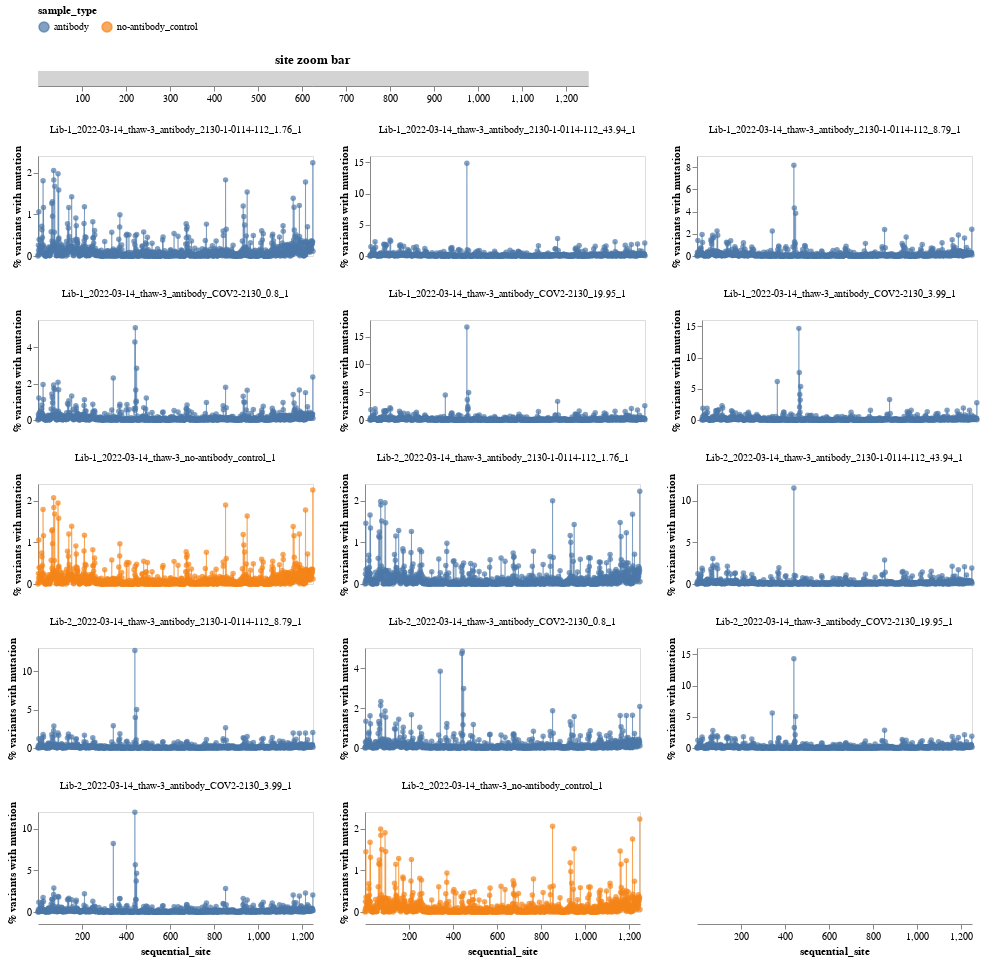

Notebook cell for this chart:
### Markdown cell above
Now plot the frequencies:

### Code cell
zoom_brush = alt.selection_interval(
    encodings=["x"],
    mark=alt.BrushConfig(stroke="black", strokeWidth=2),
)

zoom_bar = (
    alt.Chart(site_freqs[["sequential_site"]].drop_duplicates())
    .mark_rect(color="lightgrey")
    .encode(
        x=alt.X("sequential_site", title=None, scale=alt.Scale(nice=False, zero=False))
    )
    .add_params(zoom_brush)
    .properties(width=550, height=15, title="site zoom bar")
)

site_freqs_base = (
    alt.Chart(site_freqs_wide)
    .encode(
        x=alt.X("sequential_site", scale=alt.Scale(nice=False, zero=False)),
        y=alt.Y("percent:Q", title="% variants with mutation"),
        color=alt.Color("sample_type:N", legend=alt.Legend(orient="top")),
        tooltip=[
            alt.Tooltip(c, format=".3g") if c in {"percent:Q"} else c
            for c in ["sequential_site", "reference_site", "wildtype", "percent:Q"]
        ],
    )
    .properties(height=100, width=275)
)

site_freqs_chart = (
    alt.layer(
        site_freqs_base.mark_point(filled=True),
        site_freqs_base.mark_line(size=0.5),
        data=site_freqs_wide,
    )
    .transform_fold(
        list(library_sample_code.values()), ["library_sample_code", "percent"]
    )
    .transform_lookup(
        lookup="library_sample_code",
        from_=alt.LookupData(
            data=library_sample_lookup,
            key="library_sample_code",
            fields=[
                "date",
                "virus_batch",
                "library",
                "sample_type",
                "antibody",
                "sample",
                "library_sample",
            ],
        ),
    )
    .facet(facet=alt.Facet("library_sample:N", title=None), columns=3)
    .add_params(zoom_brush)
    .transform_filter(zoom_brush)
    .resolve_scale(y="independent")
)

site_freqs_zoom_chart = (zoom_bar & site_freqs_chart).configure_axis(grid=False)

site_freqs_zoom_chart

### Figure 1 — Vega-Lite specification as saved in the notebook (floating-point values rounded to 4 significant figures; data arrays with more than 128 entries replaced by an {"elided": "..."} marker saying what was removed)
{"config": {"view": {"continuousWidth": 300, "continuousHeight": 300}, "axis": {"grid": false}}, "vconcat": [{"data": {"name": "data-b60a535b73db4189bb9c933794262ed1"}, "mark": {"type": "rect", "color": "lightgrey"}, "encoding": {"x": {"field": "sequential_site", "scale": {"nice": false, "zero": false}, "title": null, "type": "quantitative"}}, "height": 15, "name": "view_2", "title": "site zoom bar", "width": 550}, {"data": {"name": "data-c3b12cdbbad431b4c4a1ca61b4f7953a"}, "facet": {"field": "library_sample", "title": null, "type": "nominal"}, "spec": {"layer": [{"mark": {"type": "point", "filled": true}, "encoding": {"color": {"field": "sample_type", "legend": {"orient": "top"}, "type": "nominal"}, "tooltip": [{"field": "sequential_site", "type": "quantitative"}, {"field": "reference_site", "type": "quantitative"}, {"field": "wildtype", "type": "nominal"}, {"field": "percent", "format": ".3g", "type": "quantitative"}], "x": {"field": "sequential_site", "scale": {"nice": false, "zero": false}, "type": "quantitative"}, "y": {"field": "percent", "title": "% variants with mutation", "type": "quantitative"}}, "name": "view_1"}, {"mark": {"type": "line", "size": 0.5}, "encoding": {"color": {"field": "sample_type", "legend": {"orient": "top"}, "type": "nominal"}, "tooltip": [{"field": "sequential_site", "type": "quantitative"}, {"field": "reference_site", "type": "quantitative"}, {"field": "wildtype", "type": "nominal"}, {"field": "percent", "format": ".3g", "type": "quantitative"}], "x": {"field": "sequential_site", "scale": {"nice": false, "zero": false}, "type": "quantitative"}, "y": {"field": "percent", "title": "% variants with mutation", "type": "quantitative"}}}], "height": 100, "transform": [{"fold": ["0", "1", "2", "3", "4", "5", "6", "7", "8", "9", "10", "11", "12", "13"], "as": ["library_sample_code", "percent"]}, {"lookup": "library_sample_code", "from": {"data": {"name": "data-b5723edcd9f00944cecbf7ac67d03174"}, "key": "library_sample_code", "fields": ["date", "virus_batch", "library", "sample_type", "antibody", "sample", "library_sample"]}}], "width": 275}, "columns": 3, "resolve": {"scale": {"y": "independent"}}, "transform": [{"filter": {"param": "param_11"}}]}], "params": [{"name": "param_11", "select": {"type": "interval", "encodings": ["x"], "mark": {"stroke": "black", "strokeWidth": 2}}, "views": ["view_2", "view_1"]}], "$schema": "https://vega.github.io/schema/vega-lite/v5.2.0.json", "datasets": {"data-b60a535b73db4189bb9c933794262ed1": {"elided": "1250 records"}, "data-c3b12cdbbad431b4c4a1ca61b4f7953a": {"elided": "1250 records"}, "data-b5723edcd9f00944cecbf7ac67d03174": [{"date": "2022-03-14", "virus_batch": "thaw-3", "library": "Lib-1", "sample_type": "no-antibody_control", "antibody": null, "antibody_concentration": null, "replicate": 1, "fastq_R1": "['/fh/fast/bloom_j/SR/ngs/illumina/bdadonai/230213_VH01189_64_AAAYVG7HV/Unaligned/Project_bdadonai/BA2_15_S15_R1_001.fastq.gz']", "exclude_after_counts": "no", "notes": null, "sample": "2022-03-14_thaw-3_no-antibody_control_1", "library_sample": "Lib-1_2022-03-14_thaw-3_no-antibody_control_1", "library_sample_code": "0"}, {"date": "2022-03-14", "virus_batch": "thaw-3", "library": "Lib-2", "sample_type": "no-antibody_control", "antibody": null, "antibody_concentration": null, "replicate": 1, "fastq_R1": "['/fh/fast/bloom_j/SR/ngs/illumina/bdadonai/230213_VH01189_64_AAAYVG7HV/Unaligned/Project_bdadonai/BA2_25_S25_R1_001.fastq.gz']", "exclude_after_counts": "no", "notes": null, "sample": "2022-03-14_thaw-3_no-antibody_control_1", "library_sample": "Lib-2_2022-03-14_thaw-3_no-antibody_control_1", "library_sample_code": "7"}, {"date": "2022-03-14", "virus_batch": "thaw-3", "library": "Lib-1", "sample_type": "antibody", "antibody": "COV2-2130", "antibody_concentration": 0.8, "replicate": 1, "fastq_R1": "['/fh/fast/bloom_j/SR/ngs/illumina/bdadonai/230213_VH01189_64_AAAYVG7HV/Unaligned/Project_bdadonai/BA2_16_S16_R1_001.fastq.gz']", "exclude_after_counts": "no", "notes": null, "sample": "2022-03-14_thaw-3_antibody_COV2-2130_0.8_1", "library_sample": "Lib-1_2022-03-14_thaw-3_antibody_COV2-2130_0.8_1", "library_sample_code": "1"}, {"date": "2022-03-14", "virus_batch": "thaw-3", "library": "Lib-1", "sample_type": "antibody", "antibody": "COV2-2130", "antibody_concentration": 3.99, "replicate": 1, "fastq_R1": "['/fh/fast/bloom_j/SR/ngs/illumina/bdadonai/230213_VH01189_64_AAAYVG7HV/Unaligned/Project_bdadonai/BA2_17_S17_R1_001.fastq.gz']", "exclude_after_counts": "no", "notes": null, "sample": "2022-03-14_thaw-3_antibody_COV2-2130_3.99_1", "library_sample": "Lib-1_2022-03-14_thaw-3_antibody_COV2-2130_3.99_1", "library_sample_code": "2"}, {"date": "2022-03-14", "virus_batch": "thaw-3", "library": "Lib-1", "sample_type": "antibody", "antibody": "COV2-2130", "antibody_concentration": 19.95, "replicate": 1, "fastq_R1": "['/fh/fast/bloom_j/SR/ngs/illumina/bdadonai/230213_VH01189_64_AAAYVG7HV/Unaligned/Project_bdadonai/BA2_18_S18_R1_001.fastq.gz']", "exclude_after_counts": "no", "notes": null, "sample": "2022-03-14_thaw-3_antibody_COV2-2130_19.95_1", "library_sample": "Lib-1_2022-03-14_thaw-3_antibody_COV2-2130_19.95_1", "library_sample_code": "3"}, {"date": "2022-03-14", "virus_batch": "thaw-3", "library": "Lib-1", "sample_type": "antibody", "antibody": "2130-1-0114-112", "antibody_concentration": 1.76, "replicate": 1, "fastq_R1": "['/fh/fast/bloom_j/SR/ngs/illumina/bdadonai/230213_VH01189_64_AAAYVG7HV/Unaligned/Project_bdadonai/BA2_19_S19_R1_001.fastq.gz']", "exclude_after_counts": "no", "notes": null, "sample": "2022-03-14_thaw-3_antibody_2130-1-0114-112_1.76_1", "library_sample": "Lib-1_2022-03-14_thaw-3_antibody_2130-1-0114-112_1.76_1", "library_sample_code": "4"}, {"date": "2022-03-14", "virus_batch": "thaw-3", "library": "Lib-1", "sample_type": "antibody", "antibody": "2130-1-0114-112", "antibody_concentration": 8.79, "replicate": 1, "fastq_R1": "['/fh/fast/bloom_j/SR/ngs/illumina/bdadonai/230213_VH01189_64_AAAYVG7HV/Unaligned/Project_bdadonai/BA2_20_S20_R1_001.fastq.gz']", "exclude_after_counts": "no", "notes": null, "sample": "2022-03-14_thaw-3_antibody_2130-1-0114-112_8.79_1", "library_sample": "Lib-1_2022-03-14_thaw-3_antibody_2130-1-0114-112_8.79_1", "library_sample_code": "5"}, {"date": "2022-03-14", "virus_batch": "thaw-3", "library": "Lib-1", "sample_type": "antibody", "antibody": "2130-1-0114-112", "antibody_concentration": 43.94, "replicate": 1, "fastq_R1": "['/fh/fast/bloom_j/SR/ngs/illumina/bdadonai/230213_VH01189_64_AAAYVG7HV/Unaligned/Project_bdadonai/BA2_21_S21_R1_001.fastq.gz']", "exclude_after_counts": "no", "notes": null, "sample": "2022-03-14_thaw-3_antibody_2130-1-0114-112_43.94_1", "library_sample": "Lib-1_2022-03-14_thaw-3_antibody_2130-1-0114-112_43.94_1", "library_sample_code": "6"}, {"date": "2022-03-14", "virus_batch": "thaw-3", "library": "Lib-2", "sample_type": "antibody", "antibody": "COV2-2130", "antibody_concentration": 0.8, "replicate": 1, "fastq_R1": "['/fh/fast/bloom_j/SR/ngs/illumina/bdadonai/230213_VH01189_64_AAAYVG7HV/Unaligned/Project_bdadonai/BA2_26_S26_R1_001.fastq.gz']", "exclude_after_counts": "no", "notes": null, "sample": "2022-03-14_thaw-3_antibody_COV2-2130_0.8_1", "library_sample": "Lib-2_2022-03-14_thaw-3_antibody_COV2-2130_0.8_1", "library_sample_code": "8"}, {"date": "2022-03-14", "virus_batch": "thaw-3", "library": "Lib-2", "sample_type": "antibody", "antibody": "COV2-2130", "antibody_concentration": 3.99, "replicate": 1, "fastq_R1": "['/fh/fast/bloom_j/SR/ngs/illumina/bdadonai/230213_VH01189_64_AAAYVG7HV/Unaligned/Project_bdadonai/BA2_27_S27_R1_001.fastq.gz']", "exclude_after_counts": "no", "notes": null, "sample": "2022-03-14_thaw-3_antibody_COV2-2130_3.99_1", "library_sample": "Lib-2_2022-03-14_thaw-3_antibody_COV2-2130_3.99_1", "library_sample_code": "9"}, {"date": "2022-03-14", "virus_batch": "thaw-3", "library": "Lib-2", "sample_type": "antibody", "antibody": "COV2-2130", "antibody_concentration": 19.95, "replicate": 1, "fastq_R1": "['/fh/fast/bloom_j/SR/ngs/illumina/bdadonai/230213_VH01189_64_AAAYVG7HV/Unaligned/Project_bdadonai/BA2_28_S28_R1_001.fastq.gz']", "exclude_after_counts": "no", "notes": null, "sample": "2022-03-14_thaw-3_antibody_COV2-2130_19.95_1", "library_sample": "Lib-2_2022-03-14_thaw-3_antibody_COV2-2130_19.95_1", "library_sample_code": "10"}, {"date": "2022-03-14", "virus_batch": "thaw-3", "library": "Lib-2", "sample_type": "antibody", "antibody": "2130-1-0114-112", "antibody_concentration": 1.76, "replicate": 1, "fastq_R1": "['/fh/fast/bloom_j/SR/ngs/illumina/bdadonai/230213_VH01189_64_AAAYVG7HV/Unaligned/Project_bdadonai/BA2_29_S29_R1_001.fastq.gz']", "exclude_after_counts": "no", "notes": null, "sample": "2022-03-14_thaw-3_antibody_2130-1-0114-112_1.76_1", "library_sample": "Lib-2_2022-03-14_thaw-3_antibody_2130-1-0114-112_1.76_1", "library_sample_code": "11"}, {"date": "2022-03-14", "virus_batch": "thaw-3", "library": "Lib-2", "sample_type": "antibody", "antibody": "2130-1-0114-112", "antibody_concentration": 8.79, "replicate": 1, "fastq_R1": "['/fh/fast/bloom_j/SR/ngs/illumina/bdadonai/230213_VH01189_64_AAAYVG7HV/Unaligned/Project_bdadonai/BA2_30_S30_R1_001.fastq.gz']", "exclude_after_counts": "no", "notes": null, "sample": "2022-03-14_thaw-3_antibody_2130-1-0114-112_8.79_1", "library_sample": "Lib-2_2022-03-14_thaw-3_antibody_2130-1-0114-112_8.79_1", "library_sample_code": "12"}, {"date": "2022-03-14", "virus_batch": "thaw-3", "library": "Lib-2", "sample_type": "antibody", "antibody": "2130-1-0114-112", "antibody_concentration": 43.94, "replicate": 1, "fastq_R1": "['/fh/fast/bloom_j/SR/ngs/illumina/bdadonai/230213_VH01189_64_AAAYVG7HV/Unaligned/Project_bdadonai/BA2_31_S31_R1_001.fastq.gz']", "exclude_after_counts": "no", "notes": null, "sample": "2022-03-14_thaw-3_antibody_2130-1-0114-112_43.94_1", "library_sample": "Lib-2_2022-03-14_thaw-3_antibody_2130-1-0114-112_43.94_1", "library_sample_code": "13"}]}}
